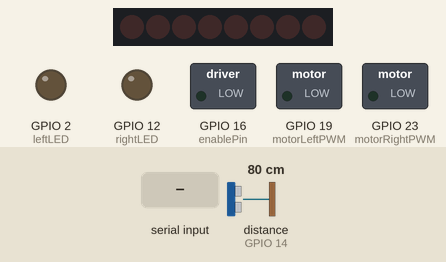
Recording of a sketch running on a simulated ESP32. Shown: 8 shift-register outputs drawn as a row of LEDs (first output left, lit = HIGH), switched loads named in the sketch (green lamp = pin HIGH), output pins drawn as LEDs (lit = HIGH). Wiring (inferred from the names in the program): ultrasonic range finder: trigger GPIO 13; echo GPIO 14; shift register (74HC595): data GPIO 5; shift clock GPIO 18; latch GPIO 17. Wiring (inferred from the signals the program sends): row of LEDs: on Q0, Q1, Q2, Q3, Q4, Q5, Q6, Q7. The test bench sets the inputs (shaded band); at power-on: distance to the obstacle (sensor on GPIO 14) 80 cm. The echo pulse lasts 58.3 µs per cm; nothing arrives over Bluetooth unless stated; pins used as bus, display or sensor lines are not drawn.

Above: at 1.2 s.
1.3 s: "B" received over the second serial link
At 2.0 s:
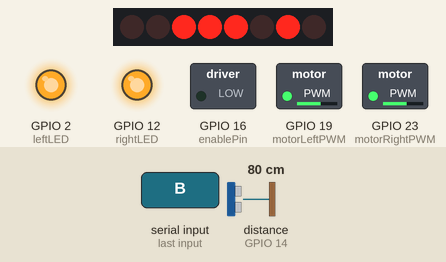
2.8 s: "L" received over the second serial link
At 3.4 s:
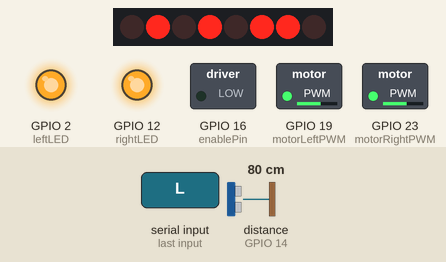
5.0 s: "F" received over the second serial link
At 5.7 s:
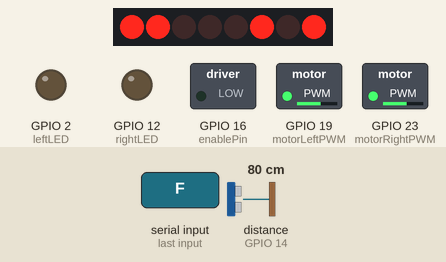
6.5 s: distance to the obstacle (sensor on GPIO 14) set to 16 cm
8.0 s: distance to the obstacle (sensor on GPIO 14) set to 13 cm
At 9.6 s:
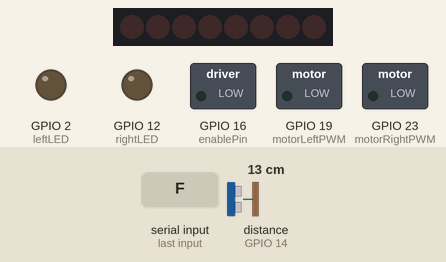
10.2 s: "R" received over the second serial link
At 10.6 s:
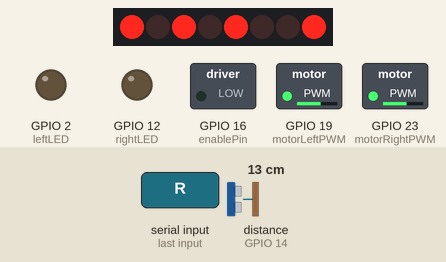
Timing chart, 0 to 13.2 s (numbered marks = the images above; inputs shaded):
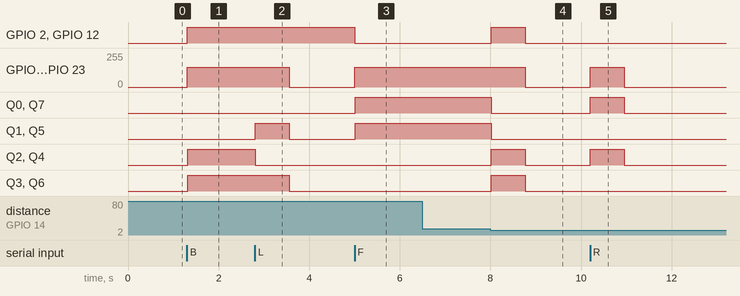

Measured:
- the behaviour switches between 15 and 14 cm on distance to the obstacle (sensor on GPIO 14) (found by bisection; images 3 and 4)
- after the input at 1.3 s, GPIO 2 (leftLED), GPIO 12 (rightLED), Q2–4, Q6: LOW → HIGH at once; GPIO 19 (motorLeftPWM), GPIO 23 (motorRightPWM): 0/255 → 150/255 at once
- after the input at 2.8 s, GPIO 19 (motorLeftPWM), GPIO 23 (motorRightPWM): 150/255 → 0/255 after 0.76 s; Q1, Q5: LOW → HIGH at once, → LOW 0.76 s later; Q2, Q4: HIGH → LOW at once; Q3, Q6: HIGH → LOW after 0.76 s
- after the input at 5.0 s, GPIO 2 (leftLED), GPIO 12 (rightLED): HIGH → LOW at once; GPIO 19 (motorLeftPWM), GPIO 23 (motorRightPWM): 0/255 → 150/255 at once; Q0, Q1, Q5, Q7: LOW → HIGH at once
- after the input at 6.5 s, every drawn part: stays the same
- after the input at 8.0 s, GPIO 2 (leftLED), GPIO 12 (rightLED), Q2–4, Q6: LOW → HIGH at once, → LOW 0.75 s later; GPIO 19 (motorLeftPWM), GPIO 23 (motorRightPWM): 150/255 → 0/255 after 0.77 s; Q0, Q1, Q5, Q7: HIGH → LOW at once
- after the input at 10.2 s, GPIO 19 (motorLeftPWM), GPIO 23 (motorRightPWM): 0/255 → 150/255 at once, → 0/255 0.75 s later; Q0, Q2, Q4, Q7: LOW → HIGH at once, → LOW 0.75 s later

The sketch:

robot_car.ino
```cpp
#include <BluetoothSerial.h>  // Library used to connect robot to bluetooth on smartphone
BluetoothSerial SerialBT;     // BluetoothSerial Object

// Motor Pins
const int motorLeftPWM  = 19; // Left PWM
const int motorRightPWM = 23; // Right PWM
const int shiftDataPin  = 5;  // DATA
const int shiftClockPin = 18; // SHCP
const int latchPin      = 17; // STCP
const int enablePin     = 16; // EN


// Ultrasonic Pins
const int triggerPin = 13;  // Trigger
const int echoPin    = 14;  // Echo

// Led Pins
const int leftLED = 2;
const int rightLED = 12;


// Motor directions
const int forward = 163;
const int backward = 92;
const int stop = 0;
const int turnLeft = 106;
const int turnRight = 149;

// Safe distance in centimeters to avoid colliding with an object
const float safeDistance = 15;

// currentState variable keeps track of the current direction the robot is moving when controlled through bluetooth
char currentState = 'S';

// initPins method to initialize Pins (Motors, Ultrasonic Sensor, Leds)
void initPins() {
  // Motors
  pinMode(motorLeftPWM, OUTPUT);
  pinMode(motorRightPWM, OUTPUT);
  pinMode(shiftClockPin, OUTPUT);
  pinMode(enablePin, OUTPUT);
  pinMode(shiftDataPin, OUTPUT);
  pinMode(latchPin, OUTPUT);

  // Ultrasonic
  pinMode(triggerPin, OUTPUT);
  pinMode(echoPin, INPUT);

  // LEDs
  pinMode(leftLED, OUTPUT);
  pinMode(rightLED, OUTPUT);
}

// Drive Function to move robot
void Drive(int direction, int speed) {
  digitalWrite(enablePin, LOW);
  analogWrite(motorLeftPWM, speed);   // Sets motor speed
  analogWrite(motorRightPWM, speed);

  digitalWrite(latchPin, LOW); // Resets latch pin
  // Shift register converts direction value to a byte. Data Pin converts value bit by bit. The shift clock 'ticks' for the next bit ↓
  shiftOut(shiftDataPin, shiftClockPin, MSBFIRST, direction);
  digitalWrite(latchPin, HIGH); // Stores final output for motor direction control
}

// Functions for movement, setting the currentState of the robot while moving
void MoveForward(int speed) {
  Drive(forward, speed);
  currentState = 'F';
}
void MoveBackward(int speed) {
  Drive(backward, speed);
  turnOnLEDs();
  currentState = 'B';
}
void TurnLeft(int speed) {
  Drive(turnLeft, speed);
  currentState = 'L';
}
void TurnRight(int speed) {
  Drive(turnRight, speed);
  currentState = 'R';
}
void Stop() {
  if (currentState == 'B') {
    turnOffLEDs();
  }
  Drive(stop, 0);
  currentState = 'S';
}

// findDistance() sends out a sound wave and measures how long it took to receive the echo
// The time is converted from microseconds to centimeters to calculate distance
float findDistance() {
  digitalWrite(triggerPin, LOW);    // Resets trigger pin
  delayMicroseconds(2);
  digitalWrite(triggerPin, HIGH);   // Sends out pulse
  delayMicroseconds(10);
  digitalWrite(triggerPin, LOW);
  float distance = pulseIn(echoPin, HIGH) / 58.00;  // pulseIn() calculates time it took for the pulse to hit the object and come back to the echo pin
  delay(10);
  return distance;
}

// LED Functions
void turnOnLEDs() {
  digitalWrite(leftLED, HIGH);
  digitalWrite(rightLED, HIGH);
}

void turnOffLEDs() {
  digitalWrite(leftLED, LOW);
  digitalWrite(rightLED, LOW);
}

void setup() {
  initPins();
  SerialBT.begin("Robot");
  currentState = 'S';
}

void loop() {
  if (SerialBT.available()) {      // available() checks if the Bluetooth connection is established between both devices
    char cmd = SerialBT.read();    // Variable to store user input

    if (currentState != 'B') {     // If the robot is not moving backward, turn off LEDs. Meant to simulate real life reverse lights
      turnOffLEDs();
    }

    switch (cmd) {
      case 'F':
        MoveForward(150);
        break;
      case 'B':
        MoveBackward(150);
        break;
      case 'L':
        TurnLeft(150);
        delay(750);
        Stop();
        break;
      case 'R':
        TurnRight(150);
        delay(750);
        Stop();
        break;
      case 'S':
        Stop();
        break;
    }
  }

  // If robot is moving forward and an object is too close, it will move back and stop
  float distance = findDistance();
  if (currentState == 'F' && distance <= safeDistance) {
    SerialBT.println("Something is in the way!");
    MoveBackward(150);
    delay(750);
    Stop();
  }
}
```
